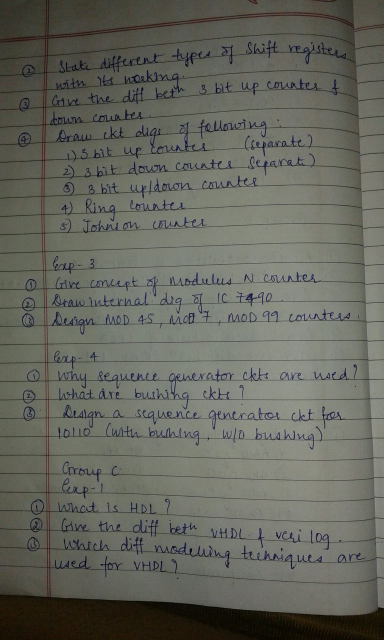
#> input picture test.jpg, 768 x 1280 px (shown at 1/2 size)
$ python -i final.py   (imports and definitions only)   (older library calls are emulated)
#> lines starting #> are read from the running program, lines starting #| are printed output that depends on the picture; after the words box and inside, x2 and y2 are one past the last pixel; in counts of white or black regions, pixels touching at a corner belong together
#> further down, picture is the input picture: shape (1280, 768, 3); mean B, G, R 94.1, 102.8, 101.6
from skimage.filters import threshold_local
import numpy as np
import argparse
import cv2
import imutils
import urllib
from PIL import Image
from PIL import ImageEnhance
import boto3

ap = argparse.ArgumentParser()
# [2 lines not run here, left out]
#image = cv2.imread(args["image"])

# [1 line that did not run here, left out]
# [1 line that did not run here, left out]
# [1 line that did not run here, left out]

# [39 lines left out: functions blur, order_points, four_point_transform, not called in this run]

def mask(image):
    src = image
    #ratio = src.shape[0] / 500.0
    orig = src.copy()
    #src = imutils.resize(src, height = 500)

    # HSV thresholding to get rid of as much background as possible
    hsv = cv2.cvtColor(src.copy(), cv2.COLOR_BGR2HSV)
#> hsv: shape (1280, 768, 3); mean H, S, V 41.1, 35.2, 104.1
    lower_blue = np.array([0, 0, 120])
    upper_blue = np.array([180, 38, 255])
    mask = cv2.inRange(hsv, lower_blue, upper_blue)
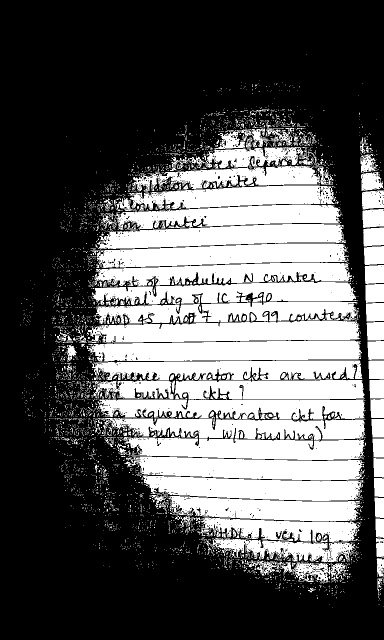
#> mask: shape (1280, 768) (shown at 1/2 size); 36.8% white; 3600 white regions (3338 under 20 px), largest, box (x1, y1, x2, y2) and area: (173, 681, 724, 723) 19468, (176, 642, 721, 686) 19067, (193, 487, 698, 536) 17688
    result = cv2.bitwise_and(src, src, mask=mask)
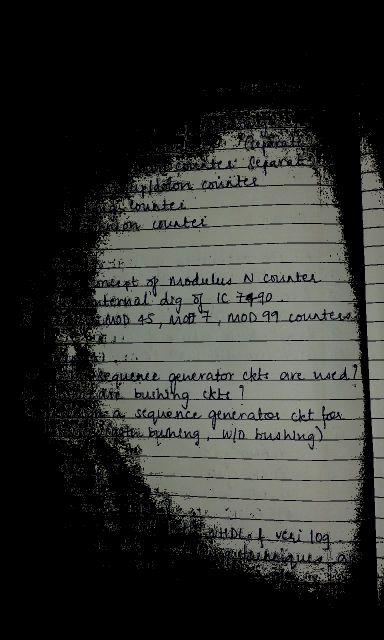
#> result: shape (1280, 768, 3) (shown at 1/2 size); mean B, G, R 45.2, 48.5, 47.4
    b, g, r = cv2.split(result)
#> (the run stopped early here; a loop or call above may not have finished)
